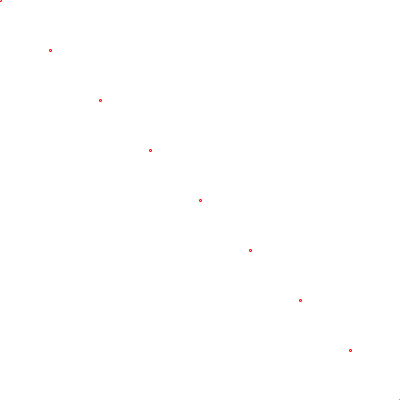
Frame 1 (no input)
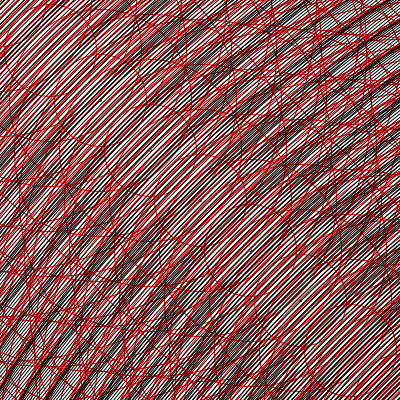
Frame 60 (the mouse pressed at the canvas centre just before this capture)
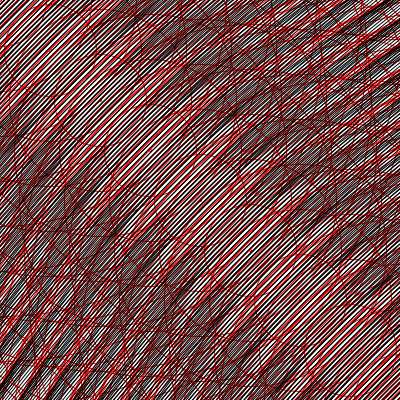
Frame 120 (the mouse held since frame 60 and released just before this capture)

The Processing sketch that drew these frames (run headless with seeded random() and noise(); from frame 60 on, the mouse is pressed at the canvas centre):

// Processing sketch: processing_167275
// ── processing_167275.pde

float c=2;
float b=400;
float a=0;

void setup() {
  size(400, 400);
  background(255);
}

void draw() {

  for (int i=0; i<50; i++) {
    if (i<20) {
      stroke (255, 0, 0);
    } else {
      c=c+3;
      stroke (0);
    }

    noFill();
    ellipse(i*50, i*50, c, c);
  }
}
